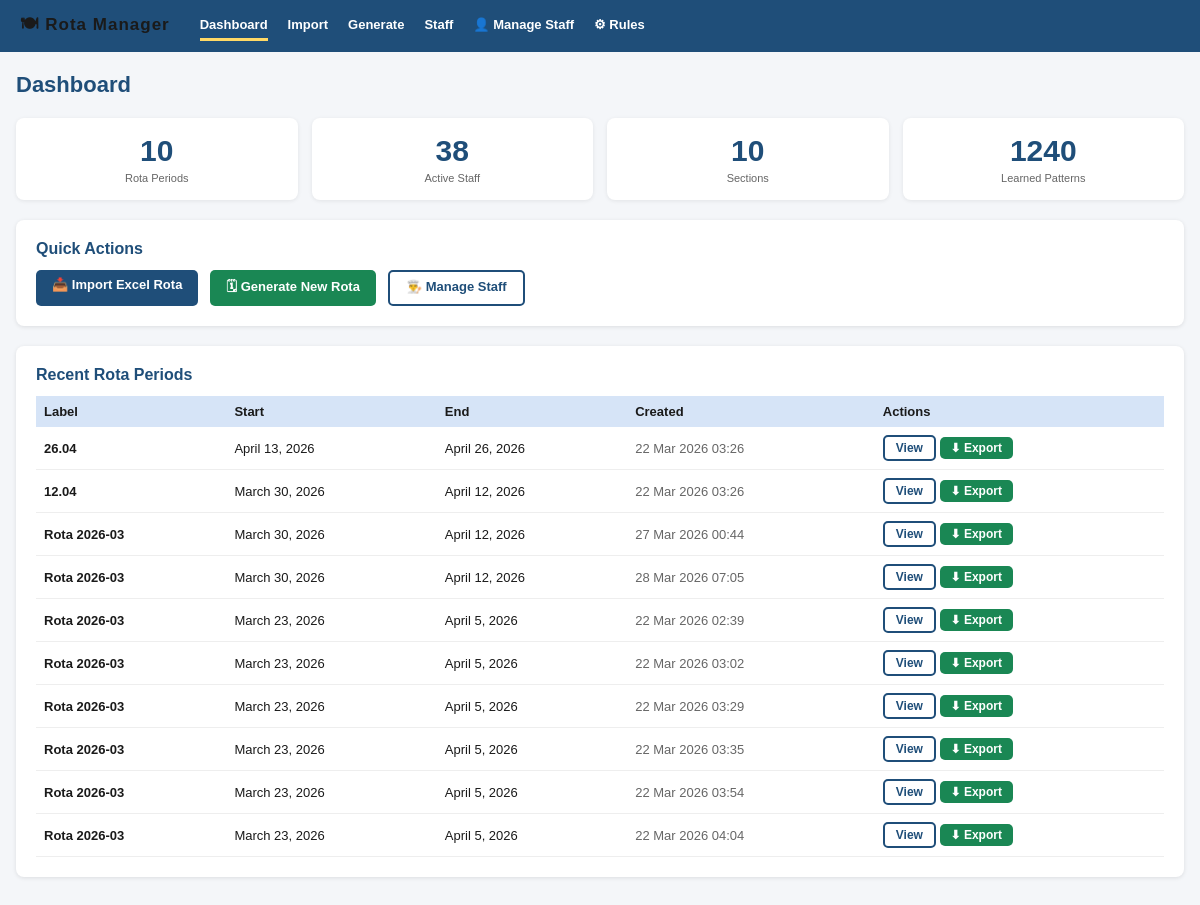
The page / on the database its author committed.
### rota/models.py (models this page shows, shortened)
class RotaPeriod(models.Model):
    label = models.CharField(max_length=100)
    start_date = models.DateField()
    end_date = models.DateField()
    created_at = models.DateTimeField(auto_now_add=True)
    highlights = models.TextField(blank=True)
    class Meta:
        ordering = ['-start_date']

### rota/views.py (the view)
# urls.py: path('', views.dashboard, name='dashboard'),
def dashboard(request):
    periods = RotaPeriod.objects.order_by('-start_date')[:10]
    return render(request, 'rota/dashboard.html', {
        'periods': periods,
        'staff_count': Staff.objects.filter(is_active=True).count(),
        'section_count': Section.objects.count(),
        'pattern_count': ShiftPattern.objects.count(),
    })

### rota/templates/rota/dashboard.html (shortened to what this page needs)
{% extends 'rota/base.html' %}
{% block content %}
<h1>Dashboard</h1>
<div class="stats-grid">
  <div class="stat-card"><div class="num">{{ periods.count }}</div><div class="lbl">Rota Periods</div></div>
  <div class="stat-card"><div class="num">{{ staff_count }}</div><div class="lbl">Active Staff</div></div>
  <div class="stat-card"><div class="num">{{ section_count }}</div><div class="lbl">Sections</div></div>
  <div class="stat-card"><div class="num">{{ pattern_count }}</div><div class="lbl">Learned Patterns</div></div>
</div>
<div class="card">
  <h2>Quick Actions</h2>
  <div style="display:flex;gap:12px;flex-wrap:wrap;">
    <a href="/import/" class="btn btn-primary">📥 Import Excel Rota</a>
    <a href="/generate/" class="btn btn-success">🗓 Generate New Rota</a>
    <a href="/staff/" class="btn btn-outline">👨‍🍳 Manage Staff</a>
  </div>
</div>
<div class="card">
  <h2>Recent Rota Periods</h2>
  {% if periods %}
  <table style="width:100%;border-collapse:collapse;">
    <thead>
      <tr style="background:var(--light-blue);text-align:left;">
        <th style="padding:8px;">Label</th>
        <th style="padding:8px;">Start</th>
        <th style="padding:8px;">End</th>
        <th style="padding:8px;">Created</th>
        <th style="padding:8px;">Actions</th>
      </tr>
    </thead>
    <tbody>
    {% for p in periods %}
    <tr style="border-bottom:1px solid #eee;">
      <td style="padding:8px;font-weight:600;">{{ p.label }}</td>
      <td style="padding:8px;">{{ p.start_date }}</td>
      <td style="padding:8px;">{{ p.end_date }}</td>
      <td style="padding:8px;color:#666;">{{ p.created_at|date:"d M Y H:i" }}</td>
      <td style="padding:8px;">
        <a href="/rota/{{ p.id }}/" class="btn btn-outline btn-sm">View</a>
        <a href="/rota/{{ p.id }}/export/" class="btn btn-success btn-sm">⬇ Export</a>
      </td>
    </tr>
    {% endfor %}
    </tbody>
  </table>
  {% else %}
  <p style="color:#888;">No rota periods yet. <a href="/import/">Import your first rota</a> to get started.</p>
  {% endif %}
</div>
{% endblock %}

### rota/templates/rota/base.html (shortened to what this page needs)
<!DOCTYPE html>
<html lang="en">
<head>
</head>
<body>
<nav>
  <span class="brand">🍽 Rota Manager</span>
  <a href="/" {% if request.resolver_match.url_name == 'dashboard' %}class="active"{% endif %}>Dashboard</a>
  <a href="/import/" {% if request.resolver_match.url_name == 'import_rota' %}class="active"{% endif %}>Import</a>
  <a href="/generate/" {% if request.resolver_match.url_name == 'generate_rota' %}class="active"{% endif %}>Generate</a>
  <a href="/staff/" {% if request.resolver_match.url_name == 'staff_list' %}class="active"{% endif %}>Staff</a>
  <a href="/staff/manage/" {% if request.resolver_match.url_name == 'staff_manage' %}class="active"{% endif %}>👤 Manage Staff</a>
  <a href="/staffing-rules/" {% if request.resolver_match.url_name == 'staffing_rules' %}class="active"{% endif %}>⚙ Rules</a>
</nav>
<div class="container">
{% block content %}{% endblock %}
</div>
</body>
</html>

### rota/templates/rota/base.html (style rules this page uses)
:root { --navy: #1f4e79; --blue: #2e75b6; --light-blue: #d6e4f7; --green: #70ad47; --light-green: #e2efda; --yellow: #ffd966; --red: #ff0000; --grey: #d9d9d9; --white: #ffffff; --text: #1a1a1a; --shift-early: #C0E6F5; --shift-am: #E2EFDA; --shift-pm: #FCE4D6; --shift-late: #F4B084; --shift-night: #B4C6E7; --shift-off: #d9d9d9; --shift-h: #ffd966; --shift-sick: #ffb3b3; --shift-other: #ffe4d0; --shift-breakfast: #c4f2de; --shift-brunch: #457aed; --sec-exec: #FFD966; --sec-conf: #00B050; --sec-duty: #AEAAAA; --sec-sauce: #FF0000; --sec-garnish: #B4C6E7; --sec-larder: #92D050; --sec-breakfast: #FFE699; --sec-night: #333333; --sec-canteen: #808080; --sec-pastry: #00B0F0; --sec-terrace: #F4B084; }
* { box-sizing: border-box; margin: 0; padding: 0; }
body { font-family: Arial, sans-serif; font-size: 13px; color: var(--text); background: #f4f6f9; }
nav { background: var(--navy); padding: 0 20px; display: flex; align-items: center; gap: 20px; height: 52px; flex-wrap: wrap; }
nav a { color: #fff; text-decoration: none; font-weight: 600; font-size: 13px; padding: 6px 0; border-bottom: 3px solid transparent; white-space:nowrap; }
nav a:hover, nav a.active { border-bottom-color: var(--yellow); }
nav .brand { font-size: 17px; font-weight: 700; letter-spacing: 1px; margin-right: 10px; white-space:nowrap; }
.container { max-width: 1500px; margin: 0 auto; padding: 20px 16px; }
h1 { font-size: 22px; color: var(--navy); margin-bottom: 20px; }
h2 { font-size: 16px; color: var(--navy); margin-bottom: 12px; }
.card { background: #fff; border-radius: 8px; box-shadow: 0 1px 4px rgba(0,0,0,.1); padding: 20px; margin-bottom: 20px; }
.btn { display: inline-block; padding: 7px 16px; border-radius: 5px; font-size: 13px; font-weight: 600; cursor: pointer; border: none; text-decoration: none; }
.btn-primary { background: var(--navy); color: #fff; }
.btn-success { background: #1a8754; color: #fff; }
.btn-outline { background: transparent; border: 2px solid var(--navy); color: var(--navy); }
.btn-sm { padding: 4px 11px; font-size: 12px; }
.stats-grid { display: grid; grid-template-columns: repeat(auto-fit, minmax(140px, 1fr)); gap: 14px; margin-bottom: 20px; }
.stat-card { background: #fff; border-radius: 8px; padding: 16px; text-align: center; box-shadow: 0 1px 4px rgba(0,0,0,.08); }
.stat-card .num { font-size: 30px; font-weight: 700; color: var(--navy); }
.stat-card .lbl { font-size: 11px; color: #666; margin-top: 4px; }

### rows shown on the page
RotaPeriod: label "26.04", start_date "April 13, 2026", end_date "April 26, 2026", created_at "22 Mar 2026 03:26"
RotaPeriod: label "12.04", start_date "March 30, 2026", end_date "April 12, 2026", created_at "22 Mar 2026 03:26"
RotaPeriod: label "Rota 2026-03", start_date "March 30, 2026", end_date "April 12, 2026", created_at "27 Mar 2026 00:44"
RotaPeriod: label "Rota 2026-03", start_date "March 30, 2026", end_date "April 12, 2026", created_at "28 Mar 2026 07:05"
RotaPeriod: label "Rota 2026-03", start_date "March 23, 2026", end_date "April 5, 2026", created_at "22 Mar 2026 02:39"
RotaPeriod: label "Rota 2026-03", start_date "March 23, 2026", end_date "April 5, 2026", created_at "22 Mar 2026 03:02"
RotaPeriod: label "Rota 2026-03", start_date "March 23, 2026", end_date "April 5, 2026", created_at "22 Mar 2026 03:29"
RotaPeriod: label "Rota 2026-03", start_date "March 23, 2026", end_date "April 5, 2026", created_at "22 Mar 2026 03:35"
RotaPeriod: label "Rota 2026-03", start_date "March 23, 2026", end_date "April 5, 2026", created_at "22 Mar 2026 03:54"
RotaPeriod: label "Rota 2026-03", start_date "March 23, 2026", end_date "April 5, 2026", created_at "22 Mar 2026 04:04"

### other values the page prints
{{ periods.count }} "10"
{{ staff_count }} "38"
{{ section_count }} "10"
{{ pattern_count }} "1240"
